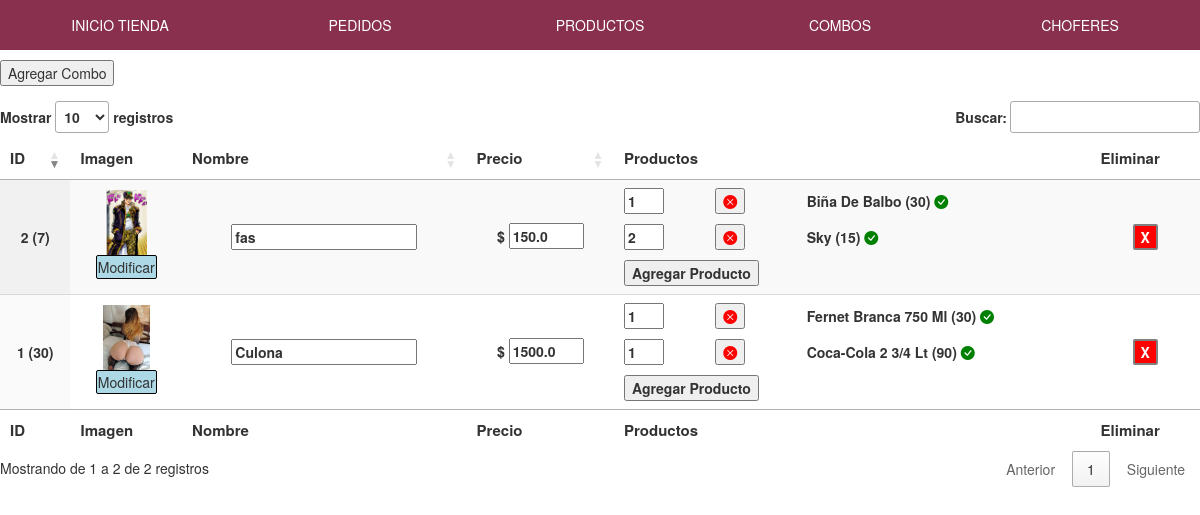
Screenshot of /panel/combos (signed in) with the database file from the repository.
### tienda/models.py (models this page shows, shortened)
class Combos(db.Model):
    id=db.Column(db.Integer(),primary_key=True)
    nombre=db.Column(db.String(length=500),nullable=False)
    datos_combo= db.Column(types.JSON(),nullable=False)  # id del producto y cantidad
    precioFinal=db.Column(db.Float(),nullable=False)
    stock=db.Column(db.Integer(),nullable=False)
    imagen=db.Column(db.String(),nullable=False)

class Productos(db.Model):
    id=db.Column(db.Integer(),primary_key=True)
    nombre=db.Column(db.String(length=500),nullable=False)
    categoria=db.Column(db.String(length=100),nullable=False)
    precio=db.Column(db.Float(),nullable=False)
    stock=db.Column(db.Integer(),nullable=False)
    oferta=db.Column(db.Integer(),nullable=True)
    precioFinal=db.Column(db.Float(),nullable=False)
    imagen=db.Column(db.String(),nullable=False)

### tienda/usuario/routesadmin.py (the view)
@app.route('/panel/combos', methods=['GET','POST'])
@login_required
def combos():
    productos = Productos.query.all()
    combos= Combos.query.all()
    info = [None]*1000 #aca van los datos del carrito
    prod = [None]*1000 #aca van los datos del carrito
    for items in combos:
        info[items.id] = json.loads(items.datos_combo)
    for items in  productos:
        prod[items.id]=items
    return render_template('panelcombos.html',productos=productos,combos=combos,info=info,prod=prod)

### tienda/carrito/routes.py (called while the page is built)
@app.context_processor
def contar_carrito():
	try:
		if request.cookies.get("carrito") is None:
			return {'num_articulos': 0}
		else:
			datos = json.loads(request.cookies.get("carrito"))
			return {'num_articulos': len(datos)}
	except:
			return {'num_articulos': 0}

### tienda/routes.py (called while the page is built)
@login_manager.user_loader
def load_user(user_id):
	aux=Usuarios.query.get(int(user_id))
	return aux

### tienda/templates/panelcombos.html (shortened to what this page needs)
{% extends 'layout-admin.html' %}
{% block content %}
<div class="contenido">
      <button id="show">Agregar Combo</button>
      <table id="combos" hidden="hidden" class="display" style="width:100%;">
        <thead>
            <tr>
               <th>ID</th>
                <th>Imagen</th>
                <th>Nombre</th>
                <th>Precio</th>
                <th>Productos</th>
                <th>Eliminar</th>
            </tr>
        </thead>
        <tbody>
         {%for i in combos %}
         <tr>
           <td style="max-width: 50px !important;">{{i.id}} ({{i.stock}})</td>
           <td>
              <div class="imagen">
                  <div><img class="img" src="../static/media/productos/{{i.imagen}}"></div>
               <div>
               <form action="/panel/combos/modifica" method="POST" enctype="multipart/form-data">
                  <label for="file{{i.id}}">Modificar</label>
               </form>
               </div>
            </div>
           </td>
           <td>
              <form action="/panel/combos/modifica" method="POST">
               <input type="text" name="nombre" value="{{i.nombre}}">
               </form>
           </td>
           <td>
            <form action="/panel/combos/modifica" method="POST">
               <nobr><label for="precio"><b>$</b></label>
               <input type="number" name="precio" value="{{i.precioFinal}}" step="0.01" min="0" style="width:75px"></nobr>
               </form>
           </td>
           <td style="text-align: left">
              <div class="productos" >
                  {%  for j in info[i.id] %}
                  <div>
                  <form method="POST" action="/panel/combos/modifica">
                    <input type="number" min="1" name="cantidad" value="{{ j.cantidad }}" style="width: 40px;">
                    </form>
                    <form method="POST" action="/panel/combos/modifica">
                     <button type="submit" name="idproducto" value="{{ j.id }}"><i class="bi bi-x-circle-fill" style="color: red;"></i></button>
                    </form>
                    {% if prod[j.id|int]!=None %}
                     <nobr>{{prod[(j.id | int)].nombre}}
                     ({{prod[(j.id | int)].stock}})
                     {% if prod[(j.id | int)].stock< j.cantidad%}
                     <i class="bi bi-exclamation-circle-fill" style="color:red;"></i>
                     {% else %}
                     <i class="bi bi-check-circle-fill" style="color: green;"></i>
                     {% endif %}
                  </nobr>
                    {% else %}
                    <span>Producto Eliminado</span>
                    {% endif %}
                   </div>
                  {% endfor %}
               </div>
               <div>
                 <button type="button" class="agregar-producto" data-id="{{i.id}}">
                 Agregar Producto
                  </button>
               </div>
           </td>
           <td>
              <div class="eliminar">
               <form method="POST" action="/panel/combos/modifica">
                  <button type="submit">X</button>
               </form>
            </div>
           </td>
           {% endfor %}
         </tr>
        </tbody>
        <tfoot>
            <tr>
               <th>ID</th>
                <th>Imagen</th>
                <th>Nombre</th>
                <th>Precio</th>
                <th>Productos</th>
                <th>Eliminar</th>
            </tr>
        </tfoot>
    </table>
</div>
{% endblock content %}

### tienda/static/admin.css (style rules this page uses)
body { background-color: rgb(245,245,245); font-family: arial; min-height: 100%; font-size: 14px; }
html, body { margin: 0; height: 100%; }
.img { max-width: 65px; max-height: 65px; }
.contenido { max-width: 1200px; margin: auto; margin-top: 10px; }
#show { margin-bottom: 15px; }
.eliminar form { text-align: center; }
.eliminar button { background-color: red; color: white; font-weight: bold; border: 2px solid grey; border-radius: 2px; cursor: pointer; }
th { font-size: 15px; }
td { text-align: center; font-weight: bold; }
td input, td select { font-weight: bold; }
.imagen label { border: 1px solid black; padding: 1px; font-weight: normal; border-radius: 2px; background-color: lightblue; cursor: pointer; font-size: 14px; }
#combos .productos div { display: grid; grid-template-columns: 1fr 1fr 3fr; padding-bottom: 10px; min-width: 325px; align-items: center; }

### rows the page displays
Combos: id "1", stock "30", imagen (picture), nombre "Culona", precio "1500.0", cantidad "1" "1", {{ j.id }} 2 (drawn), {{ j.id }} 6 (drawn)
Productos: nombre "Fernet Branca 750 Ml", stock "30"
Productos: nombre "Coca-Cola 2 3/4 Lt", stock "90"
Combos: id "2", stock "7", imagen (picture), nombre "fas", precio "150.0", cantidad "1" "2", {{ j.id }} 13 (drawn), {{ j.id }} 24 (drawn)
Productos: nombre "Biña De Balbo", stock "30"
Productos: nombre "Sky", stock "15"
